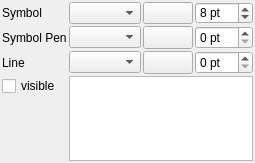
<?xml version="1.0" encoding="UTF-8"?>
<ui version="4.0">
 <class>Form</class>
 <widget class="QWidget" name="Form">
  <property name="geometry">
   <rect>
    <x>0</x>
    <y>0</y>
    <width>255</width>
    <height>163</height>
   </rect>
  </property>
  <property name="windowTitle">
   <string>Form</string>
  </property>
  <layout class="QGridLayout" name="gridLayout">
   <property name="leftMargin">
    <number>2</number>
   </property>
   <property name="topMargin">
    <number>2</number>
   </property>
   <property name="rightMargin">
    <number>2</number>
   </property>
   <property name="bottomMargin">
    <number>2</number>
   </property>
   <property name="spacing">
    <number>2</number>
   </property>
   <item row="3" column="3">
    <widget class="QSpinBox" name="sbLinePenWidth">
     <property name="enabled">
      <bool>true</bool>
     </property>
     <property name="sizePolicy">
      <sizepolicy hsizetype="Minimum" vsizetype="Preferred">
       <horstretch>0</horstretch>
       <verstretch>0</verstretch>
      </sizepolicy>
     </property>
     <property name="suffix">
      <string> pt</string>
     </property>
     <property name="minimum">
      <number>0</number>
     </property>
     <property name="maximum">
      <number>10</number>
     </property>
     <property name="singleStep">
      <number>1</number>
     </property>
     <property name="value">
      <number>0</number>
     </property>
    </widget>
   </item>
   <item row="1" column="3">
    <widget class="QSpinBox" name="sbMarkerSize">
     <property name="enabled">
      <bool>true</bool>
     </property>
     <property name="sizePolicy">
      <sizepolicy hsizetype="Minimum" vsizetype="Preferred">
       <horstretch>0</horstretch>
       <verstretch>0</verstretch>
      </sizepolicy>
     </property>
     <property name="minimumSize">
      <size>
       <width>0</width>
       <height>21</height>
      </size>
     </property>
     <property name="suffix">
      <string> pt</string>
     </property>
     <property name="minimum">
      <number>1</number>
     </property>
     <property name="maximum">
      <number>50</number>
     </property>
     <property name="singleStep">
      <number>1</number>
     </property>
     <property name="value">
      <number>8</number>
     </property>
    </widget>
   </item>
   <item row="2" column="3">
    <widget class="QSpinBox" name="sbMarkerPenWidth">
     <property name="enabled">
      <bool>true</bool>
     </property>
     <property name="sizePolicy">
      <sizepolicy hsizetype="Minimum" vsizetype="Preferred">
       <horstretch>0</horstretch>
       <verstretch>0</verstretch>
      </sizepolicy>
     </property>
     <property name="minimumSize">
      <size>
       <width>0</width>
       <height>21</height>
      </size>
     </property>
     <property name="suffix">
      <string> pt</string>
     </property>
     <property name="minimum">
      <number>0</number>
     </property>
     <property name="maximum">
      <number>10</number>
     </property>
     <property name="singleStep">
      <number>1</number>
     </property>
     <property name="value">
      <number>0</number>
     </property>
    </widget>
   </item>
   <item row="3" column="2">
    <widget class="QgsColorButton" name="btnLinePenColor">
     <property name="enabled">
      <bool>true</bool>
     </property>
     <property name="maximumSize">
      <size>
       <width>50</width>
       <height>16777215</height>
      </size>
     </property>
     <property name="colorDialogTitle">
      <string>Select Map Canvas Background Color</string>
     </property>
     <property name="color">
      <color>
       <red>255</red>
       <green>0</green>
       <blue>0</blue>
      </color>
     </property>
    </widget>
   </item>
   <item row="1" column="1">
    <widget class="MarkerSymbolComboBox" name="cbMarkerSymbol"/>
   </item>
   <item row="3" column="1">
    <widget class="QgsPenStyleComboBox" name="cbLinePenStyle"/>
   </item>
   <item row="3" column="0">
    <widget class="QLabel" name="label_16">
     <property name="enabled">
      <bool>true</bool>
     </property>
     <property name="text">
      <string>Line</string>
     </property>
    </widget>
   </item>
   <item row="1" column="2">
    <widget class="QgsColorButton" name="btnMarkerBrushColor">
     <property name="enabled">
      <bool>true</bool>
     </property>
     <property name="minimumSize">
      <size>
       <width>50</width>
       <height>16</height>
      </size>
     </property>
     <property name="maximumSize">
      <size>
       <width>50</width>
       <height>16777215</height>
      </size>
     </property>
     <property name="colorDialogTitle">
      <string>Select Map Canvas Background Color</string>
     </property>
     <property name="color">
      <color>
       <red>255</red>
       <green>0</green>
       <blue>0</blue>
      </color>
     </property>
    </widget>
   </item>
   <item row="2" column="2">
    <widget class="QgsColorButton" name="btnMarkerPenColor">
     <property name="enabled">
      <bool>true</bool>
     </property>
     <property name="maximumSize">
      <size>
       <width>50</width>
       <height>16777215</height>
      </size>
     </property>
     <property name="colorDialogTitle">
      <string>Select Map Canvas Background Color</string>
     </property>
     <property name="color">
      <color>
       <red>255</red>
       <green>0</green>
       <blue>0</blue>
      </color>
     </property>
    </widget>
   </item>
   <item row="2" column="1">
    <widget class="QgsPenStyleComboBox" name="cbMarkerPenStyle"/>
   </item>
   <item row="1" column="0">
    <widget class="QLabel" name="label_15">
     <property name="enabled">
      <bool>true</bool>
     </property>
     <property name="text">
      <string>Symbol</string>
     </property>
    </widget>
   </item>
   <item row="2" column="0">
    <widget class="QLabel" name="label_14">
     <property name="enabled">
      <bool>true</bool>
     </property>
     <property name="text">
      <string>Symbol Pen</string>
     </property>
    </widget>
   </item>
   <item row="4" column="1" rowspan="4" colspan="3">
    <widget class="PlotWidget" name="plotWidget">
     <property name="sizePolicy">
      <sizepolicy hsizetype="Preferred" vsizetype="Preferred">
       <horstretch>0</horstretch>
       <verstretch>0</verstretch>
      </sizepolicy>
     </property>
    </widget>
   </item>
   <item row="4" column="0">
    <widget class="QCheckBox" name="cbIsVisible">
     <property name="text">
      <string>visible</string>
     </property>
    </widget>
   </item>
  </layout>
 </widget>
 <customwidgets>
  <customwidget>
   <class>QgsColorButton</class>
   <extends>QToolButton</extends>
   <header>qgscolorbutton.h</header>
  </customwidget>
  <customwidget>
   <class>PlotWidget</class>
   <extends>QGraphicsView</extends>
   <header>qps.pyqtgraph.pyqtgraph</header>
  </customwidget>
  <customwidget>
   <class>QgsPenStyleComboBox</class>
   <extends>QComboBox</extends>
   <header>qgis.gui</header>
  </customwidget>
  <customwidget>
   <class>MarkerSymbolComboBox</class>
   <extends>QComboBox</extends>
   <header>qps.plotstyling.plotstyling</header>
  </customwidget>
 </customwidgets>
 <resources/>
 <connections/>
</ui>
